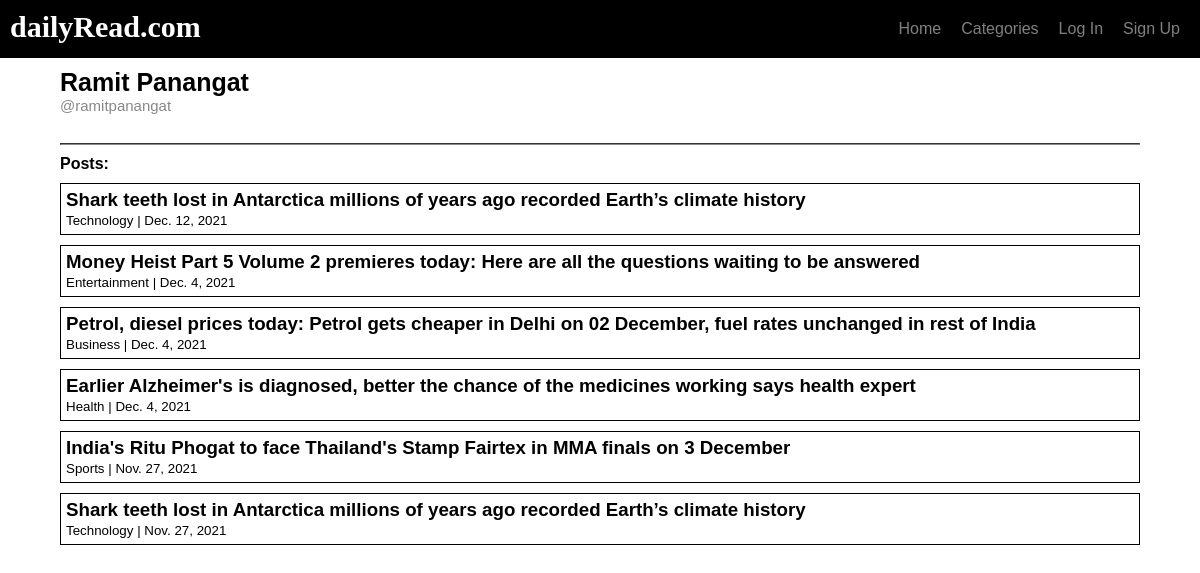
The app's page /user/ramitpanangat with its own data.
### main/models.py (models this page shows, shortened)
class Post(models.Model):
    title = models.CharField(max_length=255)
    author = models.ForeignKey(User, on_delete=models.CASCADE)
    date = models.DateField(auto_now_add=True)
    category = models.ForeignKey(Category, on_delete=models.CASCADE)
    content = models.TextField()

class Category(models.Model):
    title = models.CharField(max_length=150)
    def __str__(self):
        return self.title

### main/views.py (the view)
# urls.py: path('user/<str:username>', views.userProfile, name="userProfile"),
def userProfile(response, username):
    userPosts = Post.objects.filter(author__username__contains=username).order_by("-date")
    profileuser = User.objects.get(username=username)
    content = {"blogs" : userPosts, "profileuser":profileuser }
    return render(response, 'userPage.html', content)

### templates/userPage.html (shortened to what this page needs)
{% extends 'base.html' %}
{% block content %}
{% load static %}
<div class="user-data">
    <h1>{{profileuser.first_name}} {{profileuser.last_name}}</h1>
    <span>@{{profileuser.username}}</span>
    <br><br>
    <hr>
    <h4>Posts: </h4>
    {% if blogs %}
        {% for blog in blogs %}
        <div class="blog-list">
            <h3><a href="{% url 'articleView' blog.pk %}">{{ blog.title }}</a></h3>
            <small><a href="{% url 'categoryView' blog.category %}">{{ blog.category }}</a> | {{ blog.date }}</small>
        </div>
        {% endfor %}
    {% else %}
        <div class="no-data">
            <h3>Sorry, this user haven't posted anything yet..</h3>
            <img src="{% static 'opps.png' %}" alt="Opps">
        </div>
    {% endif %}
</div>
{% endblock content %}

### static/style.css (style rules this page uses)
* { margin: 0; padding: 0; font-family: Helvetica, Arial, sans-serif; box-sizing: border-box; }
.blog-list { border: 0.5px solid black; padding: 5px; margin: 10px auto; width: 80%; }
.blog-list a { text-decoration: none; color: black; }
.user-data { margin: 10px auto; width: 90%; }
.user-data h1 { font-size: 25px; }
.user-data span { font-size: 15px; color: #888888; }
.user-data hr { border-color: #888888; margin: 10px 0; }
.user-data .blog-list { width: 100%; }

### records on screen
Post: title "Shark teeth lost in Antarctica millions of years ago recorded Earth’s climate history", category "Technology", date "Dec. 12, 2021"
Post: title "Money Heist Part 5 Volume 2 premieres today: Here are all the questions waiting to be answered", category "Entertainment", date "Dec. 4, 2021"
Post: title "Petrol, diesel prices today: Petrol gets cheaper in Delhi on 02 December, fuel rates unchanged in rest of India", category "Business", date "Dec. 4, 2021"
Post: title "Earlier Alzheimer's is diagnosed, better the chance of the medicines working says health expert", category "Health", date "Dec. 4, 2021"
Post: title "India's Ritu Phogat to face Thailand's Stamp Fairtex in MMA finals on 3 December", category "Sports", date "Nov. 27, 2021"
Post: title "Shark teeth lost in Antarctica millions of years ago recorded Earth’s climate history", category "Technology", date "Nov. 27, 2021"

### other values on screen
{{ profileuser.first_name }} "Ramit"
{{ profileuser.last_name }} "Panangat"
{{ profileuser.username }} "ramitpanangat"
